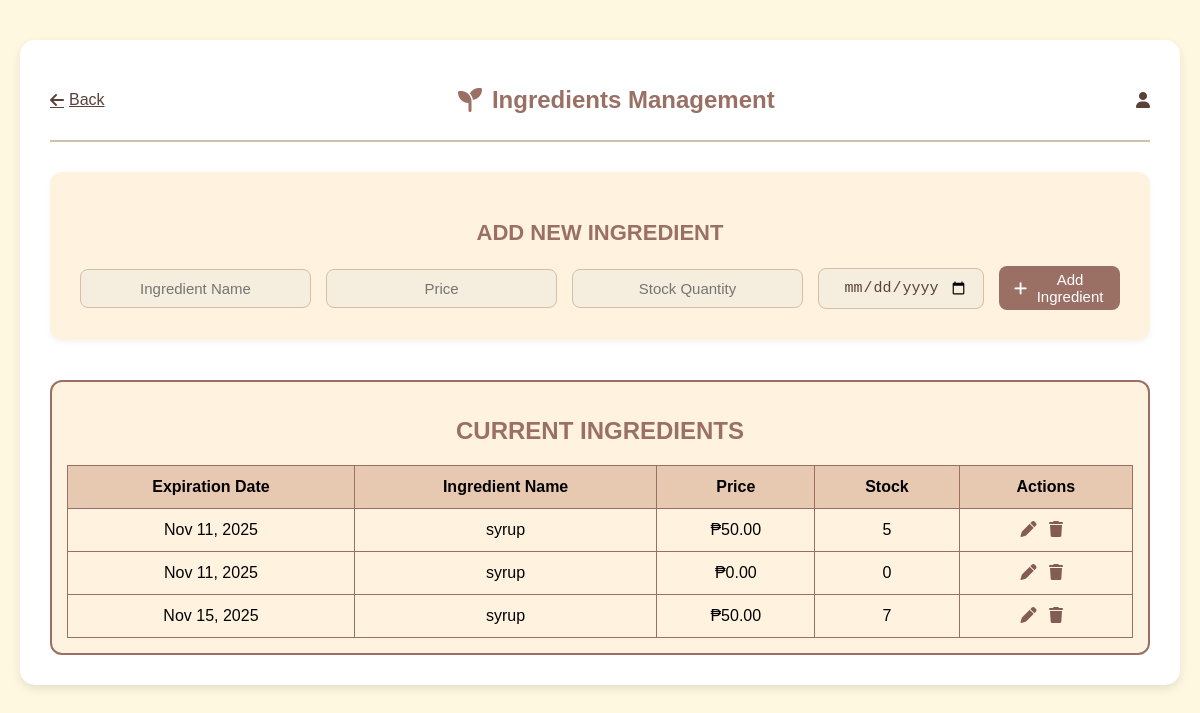
The page /ingredients/ on the database as committed earlier.
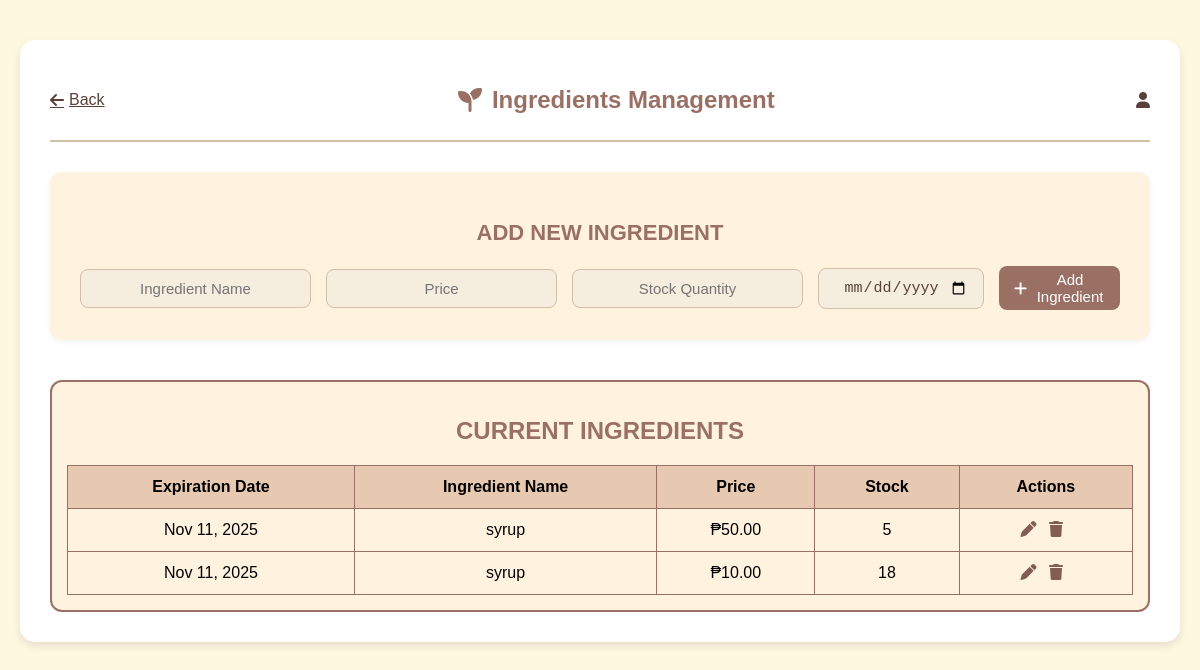
The same page on the database as committed later.
### dashboard/models.py (models this page shows, shortened)
class Ingredient(models.Model):
    name = models.CharField(max_length=100)
    price = models.DecimalField(max_digits=8, decimal_places=2)
    quantity = models.PositiveIntegerField()
    expiration_date = models.DateField()

### dashboard/views.py (the view, shortened to what this page needs)
# urls.py: path('ingredients/', views.ingredients, name='ingredients'),
def ingredients(request):
    ingredients = Ingredient.objects.all().order_by('name')
    ingredient_to_edit = None
    if 'edit' in request.GET:
        ingredient_to_edit = Ingredient.objects.get(id=request.GET['edit'])
    return render(request, 'dashboard/ingredients.html', {
        'ingredients': ingredients,
        'ingredient_to_edit': ingredient_to_edit
    })

### dashboard/templates/dashboard/ingredients.html (shortened to what this page needs)
{% load static %}
<!DOCTYPE html>
<html lang="en">
<head>
  <link rel="stylesheet" href="{% static 'css/ingredients.css' %}">
  <link rel="stylesheet" href="https://cdnjs.cloudflare.com/ajax/libs/font-awesome/6.5.0/css/all.min.css">
</head>
<body>
  <div class="container">
    <header class="header">
      <a href="{% url 'home' %}" class="back-btn">
        <i class="fa-solid fa-arrow-left"></i> Back
      </a>
      <h1><i class="fa-solid fa-seedling"></i> Ingredients Management</h1>
      <div class="admin-profile">
        <i class="fa-solid fa-user"></i>
      </div>
    </header>
    <section class="add-form">
      <h2>ADD NEW INGREDIENT</h2>
      <form method="POST" action="{% url 'ingredients' %}">
        <input type="text" name="name" placeholder="Ingredient Name" required>
        <input type="number" name="price" placeholder="Price" step="0.01" required>
        <input type="number" name="quantity" placeholder="Stock Quantity" min="0" required>
        <input type="date" name="expiration_date" placeholder="Expiration Date" required>
        <button type="submit" class="add-btn">
          <i class="fa-solid fa-plus"></i> Add Ingredient
        </button>
      </form>
    </section>
    <section class="ingredient-list">
      <h2>CURRENT INGREDIENTS</h2>
      <table>
        <thead>
          <tr>
            <th>Expiration Date</th>
            <th>Ingredient Name</th>
            <th>Price</th>
            <th>Stock</th>
            <th>Actions</th>
          </tr>
        </thead>
        <tbody>
          {% for ingredient in ingredients %}
            <tr>
              {% if ingredient_to_edit and ingredient_to_edit.id == ingredient.id %}
                <form method="POST" action="{% url 'ingredients' %}" class="inline-edit-form">
                  {% csrf_token %}
                  <td>
                    <input type="date" name="expiration_date" value="{{ ingredient.expiration_date|date:'Y-m-d' }}">
                  </td>
                  <td>
                    <input type="text" name="name" value="{{ ingredient.name }}">
                  </td>
                  <td>
                    <input type="number" name="price" value="{{ ingredient.price }}" step="0.01">
                  </td>
                  <td>
                    <input type="number" name="quantity" value="{{ ingredient.quantity }}">
                  </td>
                  <td class="actions">
                    <button type="submit" name="action" value="update_ingredient">Save</button>
                    <a href="{% url 'ingredients' %}" class="cancel-btn">Cancel</a>
                    <input type="hidden" name="ingredient_id" value="{{ ingredient.id }}">
                      </td>
                    </form>
                  {% else %}
                    <td>{{ ingredient.expiration_date|date:"M d, Y" }}</td>
                    <td>{{ ingredient.name }}</td>
                    <td>₱{{ ingredient.price|floatformat:2 }}</td>
                    <td>{{ ingredient.quantity }}</td>
                    <td class="actions">
                      <a href="{% url 'ingredients' %}?edit={{ ingredient.id }}" title="Edit">
                        <i class="fa-solid fa-pen"></i>
                      </a>
                      <a href="{%url 'delete_ingredient' ingredient.id %}"
                        onclick="return confirm('Are you sure you want to delete {{ ingredient.name }}?')"
                        title="Delete">
                        <i class="fa-solid fa-trash"></i>
                      </a>
                    </td>
                   {% endif %}
                </tr>
              {% empty %}
                <tr>
                  <td colspan="5" class="no-data">No ingredients found.</td>
            </tr>
          {% endfor %}
        </tbody>
      </table>
    </section>
  </div>
</body>
</html>

Rows that differ between the two databases and show on the page:
removed Ingredient: expiration_date "Nov 15, 2025", name "syrup", price "50.00", quantity "7"
changed Ingredient (number 2 of 2 on the later page): price "0.00" → "10.00"; quantity "0" → "18"
